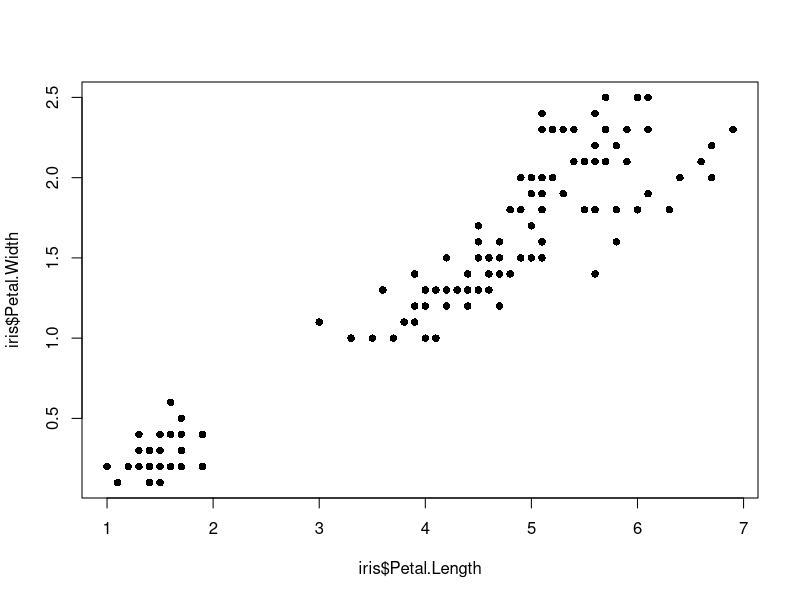

The R script that drew this image:
data(iris)
iris

summary(iris)
plot(iris$Petal.Length, iris$Petal.Width,pch = 16,type = "p")
iris$Species == "setosa"
setosa <- iris[iris$Species == "setosa",]
virginica <- iris[iris$Species == "virginica",]
versicolor <- iris[iris$Species == "versicolor",]

summary(setosa)
summary(versicolor)
summary(virginica)

i <- sample(1:150, size = 150, replace = F)
iris <- iris[i,]

#TEM ERRO AQUI PRA BAIXO
treino <- iris[1:120,]
teste <- iris[121:150,]
table(treino$Species)
teste[1,1:4]
sum((treino[1,1:4]-teste[1,1:4])^2)
sqrt(sum((treino[1,3:4]-teste[1,3:4])^2))
distancias <- c()

for(j in 1:120){
  distancias[j] <- sqrt(sum((treino[j,3:4]-teste[1,3:4])^2))
}
distancias
order(distancias)
treino[12,5]
teste[1,5]
classificacao <- c()
for (j in 1:30) {
  distancias <- c()
  for (i in 1:120) {
    distancias[i] <- sqrt(sum((treino[i,1:4] - teste[j,1:4])^2))
  }
  classificacao[j] <- order(distancias)[1]
}
classificacao
mean(treino[classificacao,5] == teste[,5])


